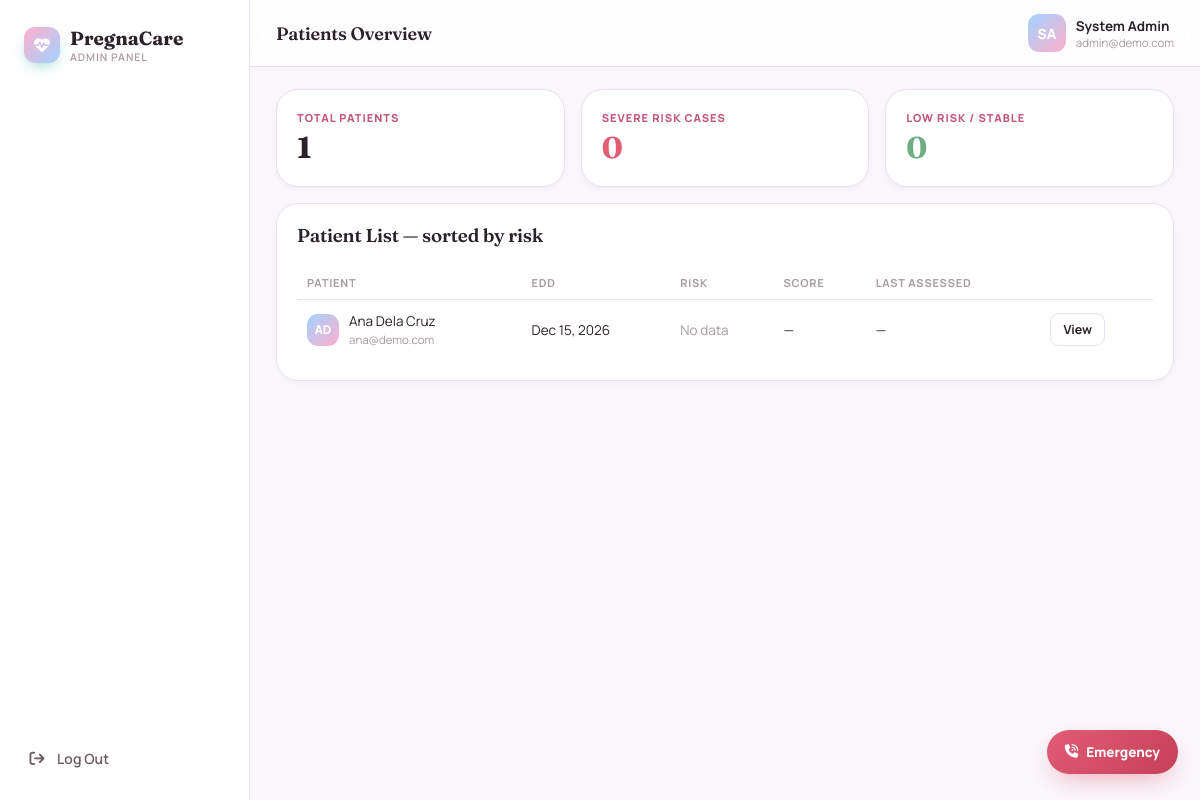
The page /admin_patients.php (signed in) on the database its author committed.
### tables this page shows
CREATE TABLE users (
  id            VARCHAR(20)  PRIMARY KEY,
  role          ENUM('patient','admin') NOT NULL,
  username      VARCHAR(80)  NULL UNIQUE,
  first_name    VARCHAR(80)  NULL,
  middle_name   VARCHAR(80)  NULL,
  last_name     VARCHAR(80)  NULL,
  name          VARCHAR(120) NOT NULL,
  email         VARCHAR(160) NOT NULL UNIQUE,
  password_hash VARCHAR(255) NOT NULL,
  created_at    DATETIME NOT NULL DEFAULT CURRENT_TIMESTAMP
);

CREATE TABLE patient_profiles (
  user_id            VARCHAR(20) PRIMARY KEY,
  dob                DATE NULL,
  age                INT NULL,
  height_cm          DECIMAL(5,1) NULL,
  weight_kg          DECIMAL(5,1) NULL,
  pre_pregnancy_weight_kg DECIMAL(5,1) NULL,
  blood_type         VARCHAR(5) NULL,
  occupation         VARCHAR(100) NULL,
  lmp                DATE NULL,
  edd                DATE NULL,
  gravida            INT NULL,
  prior_miscarriage  TINYINT(1) DEFAULT 0,
  prior_csection     TINYINT(1) DEFAULT 0,
  conditions         VARCHAR(255) NULL,
  phone              VARCHAR(30) NULL,
  address            VARCHAR(255) NULL,
  emergency_name     VARCHAR(120) NULL,
  emergency_relation VARCHAR(60) NULL,
  emergency_phone    VARCHAR(30) NULL,
  medical_history_score     DECIMAL(3,2) DEFAULT 0,
  prior_complications_score DECIMAL(3,2) DEFAULT 0,
  next_ob_visit DATE NULL,
  FOREIGN KEY (user_id) REFERENCES users(id) ON DELETE CASCADE
);

### admin_patients.php (the view, shortened to what this page needs)
<?php
require_once __DIR__ . '/base.php';
$patients = $pdo->query("SELECT u.*, pp.edd, pp.lmp, pp.gravida FROM users u LEFT JOIN patient_profiles pp ON pp.user_id = u.id WHERE u.role='patient' ORDER BY u.name")->fetchAll();
$rows = [];
foreach ($patients as $p){
    $stmt = $pdo->prepare("SELECT * FROM assessments WHERE user_id=? ORDER BY date DESC LIMIT 1");
    $stmt->execute([$p['id']]);
    $latest = $stmt->fetch();
    $rows[] = ['patient'=>$p, 'assessment'=>$latest];
}
usort($rows, function($a,$b){
    $order = ['Severe'=>0,'High'=>1,'Low'=>2];
    $la = $a['assessment']['level'] ?? 'Low'; $lb = $b['assessment']['level'] ?? 'Low';
    return ($order[$la] ?? 3) <=> ($order[$lb] ?? 3);
});
$highRiskCount = count(array_filter($rows, fn($r)=> ($r['assessment']['level'] ?? null) === 'Severe'));
render_header('Patients Overview', 'admin_patients');
?>
<div class="grid grid-3" style="margin-bottom:16px;">
  <div class="card stat"><div class="eyebrow">Total Patients</div><div class="num"><?php echo count($rows); ?></div></div>
  <div class="card stat"><div class="eyebrow">Severe Risk Cases</div><div class="num" style="color:var(--risk-high);"><?php echo $highRiskCount; ?></div></div>
  <div class="card stat"><div class="eyebrow">Low Risk / Stable</div><div class="num" style="color:var(--risk-low);"><?php echo count(array_filter($rows, fn($r)=> ($r['assessment']['level'] ?? null) === 'Low')); ?></div></div>
</div>
<div class="card">
  <h3 style="margin-top:0;">Patient List — sorted by risk</h3>
  <table>
    <thead><tr><th>Patient</th><th>EDD</th><th>Risk</th><th>Score</th><th>Last Assessed</th><th></th></tr></thead>
    <tbody>
    <?php foreach ($rows as $r): $p = $r['patient']; $a = $r['assessment']; ?>
      <tr>
        <td style="display:flex;align-items:center;gap:10px;">
          <div class="avatar" style="width:32px;height:32px;font-size:12px;"><?php echo e(initials($p['name'])); ?></div>
          <div><?php echo e($p['name']); ?><br><span class="muted" style="font-size:11.5px;"><?php echo e($p['email']); ?></span></div>
        </td>
        <td><?php echo e(fmt_date($p['edd'] ?? null)); ?></td>
        <td><?php if($a): ?><span class="badge <?php echo risk_badge_class($a['level']); ?>"><?php echo e($a['level']); ?></span><?php else: ?><span class="muted">No data</span><?php endif; ?></td>
        <td><?php echo $a ? (int)$a['score'] : '—'; ?></td>
        <td><?php echo $a ? e(fmt_date($a['date'])) : '—'; ?></td>
        <td><a class="btn btn-outline btn-sm" href="admin_patient.php?id=<?php echo urlencode($p['id']); ?>">View</a></td>
      </tr>
    <?php endforeach; ?>
    </tbody>
  </table>
</div>
<?php render_footer(); ?>

### base.php (shortened to what this page needs)
<?php
try {
    $pdo = new PDO(
        "mysql:host=" . DB_HOST . ";port=" . DB_PORT . ";dbname=" . DB_NAME . ";charset=utf8mb4",
        DB_USER,
        DB_PASS,
        [
            PDO::ATTR_ERRMODE            => PDO::ERRMODE_EXCEPTION,
            PDO::ATTR_DEFAULT_FETCH_MODE => PDO::FETCH_ASSOC,
            PDO::ATTR_EMULATE_PREPARES   => false,
        ]
    );
} catch (PDOException $e) {
    die("Database connection failed. Import sql/schema.sql first and check the DB_* constants at the top of base.php.<br>Error: " . htmlspecialchars($e->getMessage()));
}
try {
    $pdo->exec("ALTER TABLE assessments MODIFY COLUMN level VARCHAR(40) NOT NULL");
    $pdo->exec("INSERT IGNORE INTO symptom_catalog (id, name, icon, weight) VALUES
        ('urinary_discomfort', 'Urinary Discomfort', 'fa-toilet', 0.60),
        ('fluid_loss', 'Loss of Vaginal Fluid', 'fa-water', 0.95)");
    $pdo->exec("INSERT INTO rule_base (rule_key, if_text, then_text, active)
        SELECT 'r_bp_red', 'systolic_blood_pressure is outside 110–130 mmHg OR diastolic_blood_pressure is outside 75–85 mmHg', 'Trigger Red_Alert (Severe Risk)', 1
        WHERE NOT EXISTS (SELECT 1 FROM rule_base WHERE rule_key = 'r_bp_red')");
} catch (Throwable $ignored) {}
$pdo->exec("CREATE TABLE IF NOT EXISTS risk_history (
  user_id VARCHAR(20) PRIMARY KEY,
  parity INT NULL,
  prior_abortions_or_infertility TINYINT(1) DEFAULT 0,
  prev_pp_hemorrhage TINYINT(1) DEFAULT 0,
  prev_manual_placenta_removal TINYINT(1) DEFAULT 0,
  prev_baby_over_9lb TINYINT(1) DEFAULT 0,
  prev_baby_over_5lb8oz TINYINT(1) DEFAULT 0,
  prev_baby_under_5lb8oz TINYINT(1) DEFAULT 0,
  prev_toxemia_hpn TINYINT(1) DEFAULT 0,
  prev_cesarean TINYINT(1) DEFAULT 0,
  prev_abnormal_labor TINYINT(1) DEFAULT 0,
  prev_gyn_disease TINYINT(1) DEFAULT 0,
  chronic_renal_disease TINYINT(1) DEFAULT 0,
  gestational_diabetes TINYINT(1) DEFAULT 0,
  class_b_diabetes_or_higher TINYINT(1) DEFAULT 0,
  cardiac_disease TINYINT(1) DEFAULT 0,
  other_significant_disease_score TINYINT DEFAULT 0,
  FOREIGN KEY (user_id) REFERENCES users(id) ON DELETE CASCADE
) ENGINE=InnoDB");
try { $pdo->exec("ALTER TABLE risk_history ADD COLUMN prev_cesarean TINYINT(1) DEFAULT 0"); } catch (Throwable $e) {}
try { $pdo->exec("ALTER TABLE risk_history ADD COLUMN prev_baby_under_5lb8oz TINYINT(1) DEFAULT 0"); } catch (Throwable $e) {}
try { $pdo->exec("ALTER TABLE risk_history ADD COLUMN asthma TINYINT(1) DEFAULT 0"); } catch (Throwable $e) {}
try { $pdo->exec("ALTER TABLE risk_history ADD COLUMN tuberculosis TINYINT(1) DEFAULT 0"); } catch (Throwable $e) {}
try { $pdo->exec("ALTER TABLE risk_history ADD COLUMN pulmonary_embolism TINYINT(1) DEFAULT 0"); } catch (Throwable $e) {}
try { $pdo->exec("ALTER TABLE risk_history ADD COLUMN hyperthyroidism TINYINT(1) DEFAULT 0"); } catch (Throwable $e) {}
try { $pdo->exec("ALTER TABLE risk_history ADD COLUMN hypothyroidism TINYINT(1) DEFAULT 0"); } catch (Throwable $e) {}
try { $pdo->exec("ALTER TABLE risk_history ADD COLUMN epilepsy TINYINT(1) DEFAULT 0"); } catch (Throwable $e) {}
try { $pdo->exec("ALTER TABLE risk_history ADD COLUMN torch_infection TINYINT(1) DEFAULT 0"); } catch (Throwable $e) {}
try { $pdo->exec("ALTER TABLE risk_history ADD COLUMN pyelonephritis_uti TINYINT(1) DEFAULT 0"); } catch (Throwable $e) {}
$pdo->exec("CREATE TABLE IF NOT EXISTS pregnancy_problems (
  id VARCHAR(20) PRIMARY KEY,
  user_id VARCHAR(20) NOT NULL,
  symptom_log_id VARCHAR(20) NULL,
  date DATETIME NOT NULL,
  bleeding_lt_20wks TINYINT(1) DEFAULT 0,
  bleeding_gt_20wks TINYINT(1) DEFAULT 0,
  anemia TINYINT(1) DEFAULT 0,
  postmaturity_prematurity TINYINT(1) DEFAULT 0,
  hypertension TINYINT(1) DEFAULT 0,
  prom TINYINT(1) DEFAULT 0,
  poly_oligohydramnios TINYINT(1) DEFAULT 0,
  iugr TINYINT(1) DEFAULT 0,
  multiple_pregnancy TINYINT(1) DEFAULT 0,
  breech_malpresentation TINYINT(1) DEFAULT 0,
  rh_isoimmunization TINYINT(1) DEFAULT 0,
  FOREIGN KEY (user_id) REFERENCES users(id) ON DELETE CASCADE
) ENGINE=InnoDB");
try { $pdo->exec("ALTER TABLE pregnancy_problems ADD COLUMN anemia TINYINT(1) DEFAULT 0"); } catch (Throwable $e) {}
$pdo->exec("CREATE TABLE IF NOT EXISTS postpartum_status (
  user_id VARCHAR(20) PRIMARY KEY,
  is_postpartum TINYINT(1) DEFAULT 0,
  delivery_date DATE NULL,
  delivery_type VARCHAR(30) NULL,
  baby_name VARCHAR(80) NULL,
  recovery_notes TEXT NULL,
  FOREIGN KEY (user_id) REFERENCES users(id) ON DELETE CASCADE
) ENGINE=InnoDB");
$pdo->exec("CREATE TABLE IF NOT EXISTS baby_vaccinations (
  id VARCHAR(20) PRIMARY KEY,
  user_id VARCHAR(20) NOT NULL,
  vaccine_name VARCHAR(120) NOT NULL,
  due_age_label VARCHAR(40) NOT NULL,
  due_date DATE NULL,
  given TINYINT(1) DEFAULT 0,
  given_date DATE NULL,
  sort_order INT DEFAULT 0,
  FOREIGN KEY (user_id) REFERENCES users(id) ON DELETE CASCADE
) ENGINE=InnoDB");
$pdo->exec("CREATE TABLE IF NOT EXISTS birth_plans (
  user_id VARCHAR(20) PRIMARY KEY,
  delivery_location VARCHAR(160) NULL,
  support_people VARCHAR(200) NULL,
  pain_management VARCHAR(255) NULL,
  feeding_preference VARCHAR(60) NULL,
  who_cuts_cord VARCHAR(80) NULL,
  skin_to_skin TINYINT(1) DEFAULT 1,
  special_requests TEXT NULL,
  updated_at DATETIME NULL,
  FOREIGN KEY (user_id) REFERENCES users(id) ON DELETE CASCADE
) ENGINE=InnoDB");
$pdo->exec("CREATE TABLE IF NOT EXISTS hospital_bag_items (
  id VARCHAR(20) PRIMARY KEY,
  user_id VARCHAR(20) NOT NULL,
  label VARCHAR(160) NOT NULL,
  category VARCHAR(40) DEFAULT 'General',
  is_checked TINYINT(1) DEFAULT 0,
  is_custom TINYINT(1) DEFAULT 0,
  sort_order INT DEFAULT 0,
  FOREIGN KEY (user_id) REFERENCES users(id) ON DELETE CASCADE
) ENGINE=InnoDB");
try {
    $cols = $pdo->query("SHOW COLUMNS FROM monitoring")->fetchAll(PDO::FETCH_COLUMN);
    if (!in_array('respiratory_rate', $cols)) {
        $pdo->exec("ALTER TABLE monitoring ADD COLUMN respiratory_rate INT NULL");
    }
    if (!in_array('spo2', $cols)) {
        $pdo->exec("ALTER TABLE monitoring ADD COLUMN spo2 INT NULL");
    }
    if (!in_array('fetal_heart_rate', $cols)) {
        $pdo->exec("ALTER TABLE monitoring ADD COLUMN fetal_heart_rate INT NULL");
    }
} catch (Throwable $ignored) {}
$pdo->exec("CREATE TABLE IF NOT EXISTS prenatal_laboratories (
  id VARCHAR(30) PRIMARY KEY,
  user_id VARCHAR(20) NOT NULL,
  date DATETIME NOT NULL,
  lab_type VARCHAR(30) NOT NULL DEFAULT 'initial',
  cbc_hemoglobin DECIMAL(5,2) NULL,
  cbc_hematocrit DECIMAL(5,2) NULL,
  cbc_wbc DECIMAL(6,2) NULL,
  cbc_platelets INT NULL,
  blood_type VARCHAR(10) NULL,
  rh_factor VARCHAR(15) NULL,
  urinalysis_protein VARCHAR(20) NULL,
  urinalysis_glucose VARCHAR(20) NULL,
  urinalysis_ketones VARCHAR(20) NULL,
  blood_glucose DECIMAL(6,2) NULL,
  hiv_screening VARCHAR(20) NULL,
  syphilis_screening VARCHAR(20) NULL,
  hepb_screening VARCHAR(20) NULL,
  urine_culture VARCHAR(80) NULL,
  other_tests TEXT NULL,
  ultrasound_notes TEXT NULL,
  fetal_heart_rate INT NULL,
  fundal_height_cm DECIMAL(5,1) NULL,
  fetal_movement INT NULL,
  notes TEXT NULL,
  created_at DATETIME NOT NULL,
  FOREIGN KEY (user_id) REFERENCES users(id) ON DELETE CASCADE
) ENGINE=InnoDB");
function e($s){ return htmlspecialchars($s ?? '', ENT_QUOTES, 'UTF-8'); }
function fmt_date($iso){
    return date('M j, Y', strtotime($iso));
}
function initials($name){
    $parts = preg_split('/\s+/', trim($name ?? '?'));
    $init = '';
    foreach (array_slice($parts, 0, 2) as $p) if ($p !== '') $init .= mb_strtoupper(mb_substr($p, 0, 1));
    return $init ?: '?';
}
function current_user(){
    global $pdo;
    $stmt = $pdo->prepare("SELECT * FROM users WHERE id = ?");
    $stmt->execute([$_SESSION['user_id']]);
    return $stmt->fetch() ?: null;
}
function render_header($title, $active = ''){
    $u = current_user();
    ?>
<!DOCTYPE html>
<html lang="en">
<head>
<link rel="stylesheet" href="https://cdnjs.cloudflare.com/ajax/libs/font-awesome/6.5.1/css/all.min.css">
<link rel="stylesheet" href="css/style.css?v=<?php echo @filemtime(__DIR__.'/css/style.css') ?: time(); ?>" />
</head>
<body>
<?php if ($u): ?>
<div class="shell">
  <aside class="sidebar">
    <div class="brand">
      <div class="mark"><i class="fa-solid fa-heart-pulse"></i></div>
      <div class="name">PregnaCare<small><?php echo e(ucfirst($u['role'])); ?> Panel</small></div>
    </div>
    <div style="margin-top:auto;">
      <a class="nav-link js-logout" href="logout.php" onclick="return pcConfirmLogout(event)"><i class="fa-solid fa-arrow-right-from-bracket"></i> Log Out</a>
    </div>
  </aside>
  <div class="main">
    <div class="topbar">
      <h2 style="margin:0;font-size:18px;"><?php echo e($title); ?></h2>
      <div class="topbar-user-row">
        <div class="avatar"><?php echo e(initials($u['name'])); ?></div>
        <div style="min-width:0;">
          <div style="font-weight:700;font-size:13.5px;white-space:nowrap;overflow:hidden;text-overflow:ellipsis;max-width:38vw;"><?php echo e($u['name']); ?></div>
          <div class="muted" style="font-size:11.5px;white-space:nowrap;overflow:hidden;text-overflow:ellipsis;max-width:38vw;"><?php echo e($u['email']); ?></div>
        </div>
      </div>
    </div>
    <div class="content">
<?php endif;
}
?>
<?php
function render_footer(){
    $u = current_user();
    if ($u):
?>
    </div>
  </div>
</div>
<?php
$fabHref = 'recommendations.php';
?>
<a class="emergency-fab" href="<?php echo htmlspecialchars($fabHref); ?>"><i class="fa-solid fa-phone-volume"></i> Emergency</a>
<?php endif; ?>
</body>
</html>
<?php
}
    ?>

### rows shown on the page
users: role "ADMIN", name "SA", name "System Admin", email "admin@demo.com"
patient_profiles: user_id.name "AD", user_id.name "Ana Dela Cruz", user_id.email "ana@demo.com", edd "Dec 15, 2026"

### other values the page prints
$title "Patients Overview"
count($rows) "1"
$highRiskCount "0"
